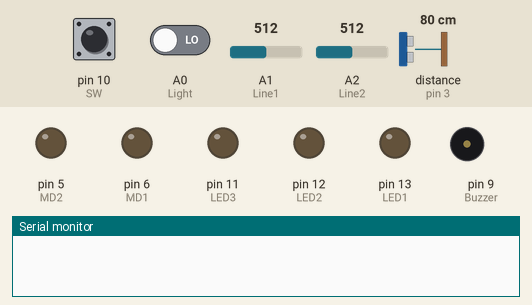
The program below on a simulated Arduino Uno, built with avr-gcc and run on an emulated ATmega328P. Parts: output pins drawn as LEDs (lit = HIGH), buzzer (waves = sounding), the last lines printed to the serial monitor. The test bench sets the inputs (shaded band); at power-on: pin 10 (SW) HIGH, A0 (Light) LOW, A1 (Line1) = 512, A2 (Line2) = 512, distance to the obstacle (sensor on pin 3) 80 cm. The echo pulse lasts 58.3 µs per cm; pins used as bus, display or sensor lines are not drawn.

Above: at 2.0 s.
2.1 s: pin 10 (SW) pulled LOW for 0.15 s
At 5.9 s:
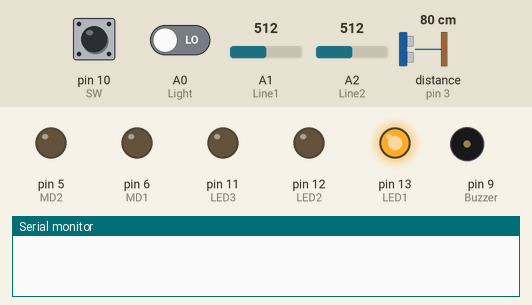
At 10.9 s:
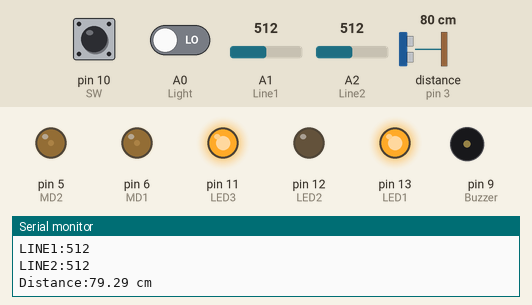
Timing chart, 0 to 11.1 s (numbered marks = the images above; inputs shaded):
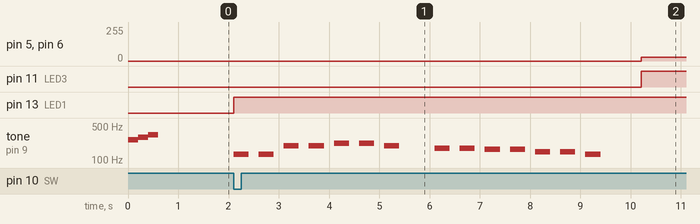

Measured:
- after the input at 2.1 s, pin 5 (MD2), pin 6 (MD1): 0/255 → 30/255 after 8.1 s; pin 11 (LED3): LOW → HIGH after 8.1 s; pin 13 (LED1): LOW → HIGH at once; tone on pin 9 (Buzzer): plays 131 Hz for 0.30 s, 131 Hz for 0.30 s, 196 Hz for 0.30 s, 196 Hz for 0.30 s, 220 Hz for 0.30 s, 220 Hz for 0.30 s … (14 notes in this stretch), starting at once

The program:

main.cpp
```cpp
#include <Arduino.h>

#define LED1 13
#define LED2 12
#define LED3 11
#define SW 10
#define Buzzer 9
#define MD1 6
#define MD2 5
#define Echo 3
#define Trig 2
#define Light A0
#define Line1 A1
#define Line2 A2

int melo = 200;
bool startFlag = false;

double Duration = 0;
double Distance = 0;

bool leftFlag = false;
bool rightFlag = false;

void beginBuzzer();
void startBuzzer();
void stopBuzzer();
int readLight();
void start();
void stop();
void forward();
void brake();
void left();
void right();
int readLine();
int readForward();

void setup() {
  // put your setup code here, to run once:
  Serial.begin(115200);
  pinMode(LED1, OUTPUT);
  pinMode(LED2, OUTPUT);
  pinMode(LED3, OUTPUT);
  pinMode(SW, INPUT_PULLUP);
  pinMode(Buzzer, OUTPUT);
  pinMode(MD1, OUTPUT);
  pinMode(MD2, OUTPUT);
  pinMode(Echo, INPUT);
  pinMode(Trig, OUTPUT);
  pinMode(Light, INPUT);
  pinMode(Line1, INPUT);
  pinMode(Line2, INPUT);

  digitalWrite(MD1, LOW);
  digitalWrite(MD2, LOW);

  beginBuzzer();
}

void loop() {
  // put your main code here, to run repeatedly:
  if (digitalRead(SW) == LOW) {
    if (startFlag == false) {
      startFlag = true;
      start();
    } else {
      startFlag = false;
      stop();
    }
  }
  if (startFlag == true) {
    if (readLight() == 1) {
      digitalWrite(LED2, HIGH);
    } else {
      digitalWrite(LED2, LOW);
    }
    if (readForward() == 1) {
      brake();
    } else {
      switch (readLine()) {
        case 0:
          leftFlag = false;
          rightFlag = false;
          forward();
          break;
        case 3:
          leftFlag = false;
          rightFlag = true;
          right();
          break;
        case 2:
          leftFlag = true;
          rightFlag = false;
          left();
          break;
        case 1:
          if (leftFlag == true && rightFlag == false) {
            left();
            break;
          } else if (leftFlag == false && rightFlag == true) {
            right();
            break;
          } else {
            forward();
            break;
          }
      }
     ;
    }
  } else if (startFlag == false) {
    ;
  }
}

void beginBuzzer() {
  tone(Buzzer, 262, melo);
  delay(melo);
  tone(Buzzer, 294, melo);
  delay(melo);
  tone(Buzzer, 330, melo);
  delay(melo);
  noTone(Buzzer);
  delay(melo);
}

void startBuzzer() {
  tone(Buzzer, 131, 300);
  delay(500);
  tone(Buzzer, 131, 300);
  delay(500);
  tone(Buzzer, 196, 300);
  delay(500);
  tone(Buzzer, 196, 300);
  delay(500);
  tone(Buzzer, 220, 300);
  delay(500);
  tone(Buzzer, 220, 300);
  delay(500);
  tone(Buzzer, 196, 300);
  delay(1000);
  tone(Buzzer, 175, 300);
  delay(500);
  tone(Buzzer, 175, 300);
  delay(500);
  tone(Buzzer, 165, 300);
  delay(500);
  tone(Buzzer, 165, 300);
  delay(500);
  tone(Buzzer, 147, 300);
  delay(500);
  tone(Buzzer, 147, 300);
  delay(500);
  tone(Buzzer, 131, 300);
  delay(1000);
}

void stopBuzzer() {
  tone(Buzzer, 392, 200);
  delay(200);
  tone(Buzzer, 349, 200);
  delay(200);
  tone(Buzzer, 392, 200);
  delay(400);
  tone(Buzzer, 392, 200);
  delay(200);
  tone(Buzzer, 349, 200);
  delay(200);
  tone(Buzzer, 392, 200);
  delay(400);
  tone(Buzzer, 392, 200);
  delay(200);
  tone(Buzzer, 349, 200);
  delay(200);
  tone(Buzzer, 392, 200);
  delay(400);
}

int readLight() {
  if (digitalRead(Light) == HIGH) {
    return 1;
  } else {
    return 0;
  }
}

void start() {
  digitalWrite(LED1, HIGH);
  startBuzzer();
}

void stop() {
  digitalWrite(LED1, LOW);
  digitalWrite(LED2, LOW);
  digitalWrite(LED3, LOW);
  digitalWrite(MD1, LOW);
  digitalWrite(MD2, LOW);
  stopBuzzer();
}

int readForward() {
  digitalWrite(Trig, LOW);
  delayMicroseconds(2);
  digitalWrite(Trig, HIGH);
  delayMicroseconds( 10);
  digitalWrite(Trig, LOW);
  Duration = pulseIn(Echo, HIGH);
  if (Duration > 0) {
    Duration = Duration/2;
    Distance = Duration*340*100/1000000;
    Serial.print("Distance:");
    Serial.print(Distance);
    Serial.println(" cm");
    if (Distance < 10) {
      tone(Buzzer, 392, 200);
      delay(100);
      noTone(Buzzer);
      return 1;
    }
  }
  delay(100);
  return 0;
}

int readLine() {
  int LINE1 = analogRead(Line1);
  int LINE2 = analogRead(Line2);
  int LN1 = 0;
  int LN2 = 0;
  Serial.print("LINE1:");
  Serial.println(LINE1);
  Serial.print("LINE2:");
  Serial.println(LINE2);

  if (LINE1 < 9) {
    LN1 = 1;
  } else {
    LN1 = 0;
  }
  if (LINE2 < 9) {
    LN2 = 1;
  } else {
    LN2 = 0;
  }

  if (LN1 == 1 && LN2 == 1) {
    leftFlag = false;
    rightFlag = false;
    return 0;
  } else if (LN1 == 1 && LN2 == 0) {
    return 2;
  } else if (LN1 == 0 && LN2 == 1) {
    return 3;
  } else if (LN1 == 0 && LN2 == 0) {
    return 1;
  }
  return 1;
}

void brake() {
  digitalWrite(MD1, LOW);
  digitalWrite(MD2, LOW);
  digitalWrite(LED3, LOW);
}

void forward() {
  analogWrite(MD1, 30);
  analogWrite(MD2, 30);
  digitalWrite(LED3, HIGH);
}

void left() {
  digitalWrite(MD1, LOW);
  analogWrite(MD2, 20);
  digitalWrite(LED3, HIGH);
}

void right() {
  analogWrite(MD1, 20);
  digitalWrite(MD2, LOW);
  digitalWrite(LED3, HIGH);
}
```
